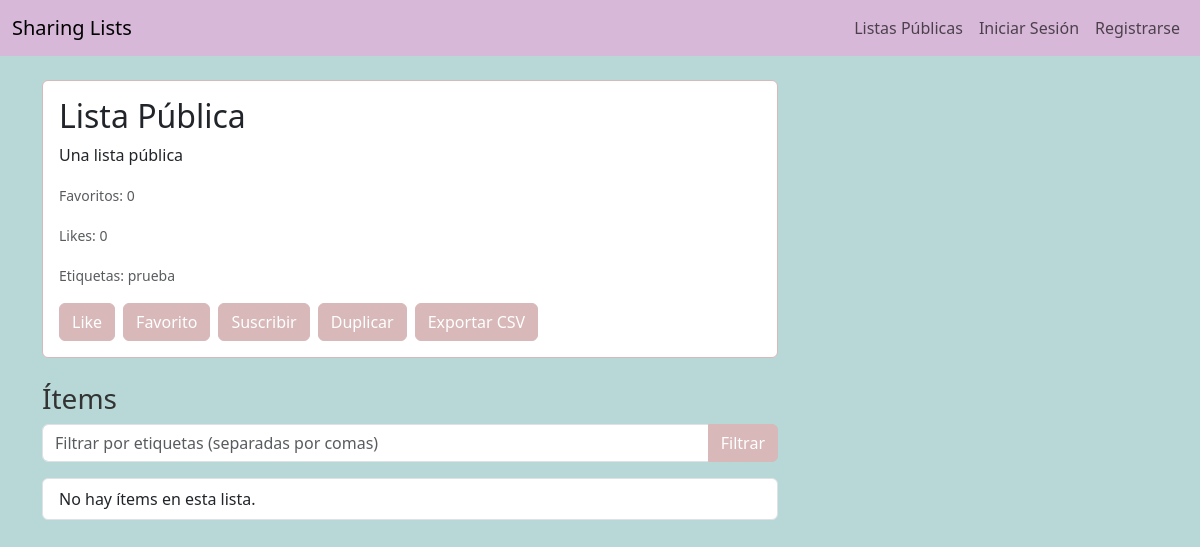
The app's page /lista/1 with its own data.
### models.py (models this page shows)
class Lista(db.Model):
    id = db.Column(db.Integer, primary_key=True)
    id_usuario = db.Column(db.Integer, db.ForeignKey('usuario.id'), nullable=False)
    titulo = db.Column(db.String(100), nullable=False)
    descripcion = db.Column(db.Text)
    imagen = db.Column(db.String(200))
    visibilidad = db.Column(db.String(20), nullable=False, default='publica')
    fecha_creacion = db.Column(db.DateTime, nullable=False, default=datetime.utcnow)
    contador_favoritos = db.Column(db.Integer, default=0)
    items = db.relationship('Item', backref='lista', lazy=True)
    etiquetas = db.relationship('ListaEtiqueta', backref='lista', lazy=True)
    likes = db.relationship('Like', backref='lista_ref', lazy=True)  # Cambiado 'lista_likes' a 'lista_ref'

class ListaEtiqueta(db.Model):
    id = db.Column(db.Integer, primary_key=True)
    id_lista = db.Column(db.Integer, db.ForeignKey('lista.id'), nullable=False)
    id_etiqueta = db.Column(db.Integer, db.ForeignKey('etiqueta.id'), nullable=False)
    etiqueta = db.relationship('Etiqueta', backref='listas_etiquetas')

class Etiqueta(db.Model):
    id = db.Column(db.Integer, primary_key=True)
    nombre = db.Column(db.String(50), unique=True, nullable=False)

### app.py (the view)
@app.route('/lista/<int:id_lista>', methods=['GET', 'POST'])
def ver_lista(id_lista):
    lista = Lista.query.get_or_404(id_lista)
    if lista.visibilidad == 'privada' and (not current_user.is_authenticated or current_user.id != lista.id_usuario):
        flash('No tienes acceso a esta lista')
        return redirect(url_for('index'))
    filtro_etiquetas = request.args.get('etiquetas', '').split(',') if request.args.get('etiquetas') else []
    items = Item.query.filter_by(id_lista=id_lista).order_by(Item.orden).all()
    if filtro_etiquetas:
        items = [item for item in items if any(ie.id_etiqueta in [Etiqueta.query.filter_by(nombre=tag.strip()).first().id for tag in filtro_etiquetas if Etiqueta.query.filter_by(nombre=tag.strip()).first()] for ie in ItemEtiqueta.query.filter_by(id_item=item.id).all())]
    return render_template('lista.html', lista=lista, items=items, filtro_etiquetas=filtro_etiquetas)

### templates/lista.html (shortened to what this page needs)
{% extends "base.html" %}
{% block content %}
<div class="row">
    <div class="col-md-8">
        {% if lista %}
            <div class="card mb-4">
                <div class="card-body">
                    <h2 class="card-title">{{ lista.titulo }}</h2>
                    <p class="card-text">{{ lista.descripcion }}</p>
                    <p class="card-text"><small class="text-muted">Favoritos: {{ lista.contador_favoritos }}</small></p>
                    <p class="card-text"><small class="text-muted">Likes: {{ lista.likes | length }}</small></p>
                    <p class="card-text">
                        <small class="text-muted">
                            Etiquetas:
                            {% for le in lista.etiquetas %}
                                {{ le.etiqueta.nombre }}{% if not loop.last %}, {% endif %}
                            {% else %}
                                Ninguna
                            {% endfor %}
                        </small>
                    </p>
                    <div class="d-flex gap-2">
                        <form method="POST" action="{{ url_for('like_lista', id_lista=lista.id) }}">
                            <button type="submit" class="btn btn-primary">Like</button>
                        </form>
                        <form method="POST" action="{{ url_for('favorito_lista', id_lista=lista.id) }}">
                            <button type="submit" class="btn btn-primary">Favorito</button>
                        </form>
                        <form method="POST" action="{{ url_for('suscribir_lista', id_lista=lista.id) }}">
                            <button type="submit" class="btn btn-primary">Suscribir</button>
                        </form>
                        <form method="POST" action="{{ url_for('duplicar_lista', id_lista=lista.id) }}">
                            <button type="submit" class="btn btn-primary">Duplicar</button>
                        </form>
                        <a href="{{ url_for('exportar_csv', id_lista=lista.id) }}" class="btn btn-primary">Exportar CSV</a>
                    </div>
                </div>
            </div>
            <h3>Ítems</h3>
            <form method="GET" class="mb-3">
                <div class="input-group">
                    <input type="text" class="form-control" name="etiquetas" placeholder="Filtrar por etiquetas (separadas por comas)" value="{{ filtro_etiquetas | join(', ') }}">
                    <button type="submit" class="btn btn-primary">Filtrar</button>
                </div>
            </form>
            <ul class="list-group mb-4">
                {% for item in items %}
                    <li class="list-group-item">
                        <div class="d-flex justify-content-between align-items-center">
                            <div>
                                <strong>{{ item.descripcion }}</strong>
                                {% if item.enlace %}<a href="{{ item.enlace }}" target="_blank" class="text-lavender">Enlace</a>{% endif %}
                                {% if item.imagen %}<br><img src="{{ item.imagen }}" alt="Item" style="max-width: 100px;">{% endif %}
                                <p>
                                    <small class="text-muted">
                                        Orden: {{ item.orden }} | Likes: {{ item.likes | length }} | Etiquetas:
                                        {% for ie in item.etiquetas %}
                                            {{ ie.etiqueta.nombre }}{% if not loop.last %}, {% endif %}
                                        {% else %}
                                            Ninguna
                                        {% endfor %}
                                    </small>
                                </p>
                            </div>
                            <div class="d-flex gap-2">
                                <form method="POST" action="{{ url_for('like_item', id_item=item.id) }}">
                                    <button type="submit" class="btn btn-primary btn-sm">Like</button>
                                </form>
                                <form method="POST" action="{{ url_for('check_item', id_item=item.id) }}">
                                    <button type="submit" class="btn btn-primary btn-sm">Check</button>
                                </form>
                            </div>
                        </div>
                    </li>
                {% else %}
                    <li class="list-group-item">No hay ítems en esta lista.</li>
                {% endfor %}
            </ul>
        {% endif %}
    </div>
</div>
{% endblock %}

### static/style.css (style rules this page uses)
:root { --primary-pastel: #B8D8D8; --secondary-pastel: #D8B8D8; --accent-pastel: #D8B8B8; --text-dark: #333333; }
body { background-color: var(--primary-pastel); color: var(--text-dark); }
.card { background-color: #FFFFFF; border: 1px solid var(--accent-pastel); }
.btn-primary { background-color: var(--accent-pastel); border-color: var(--accent-pastel); }

### records on screen
Lista: titulo "Lista Pública", descripcion "Una lista pública", contador_favoritos "0"
ListaEtiqueta: etiqueta.nombre "prueba"

### other values on screen
{{ lista.likes | length }} "0"
